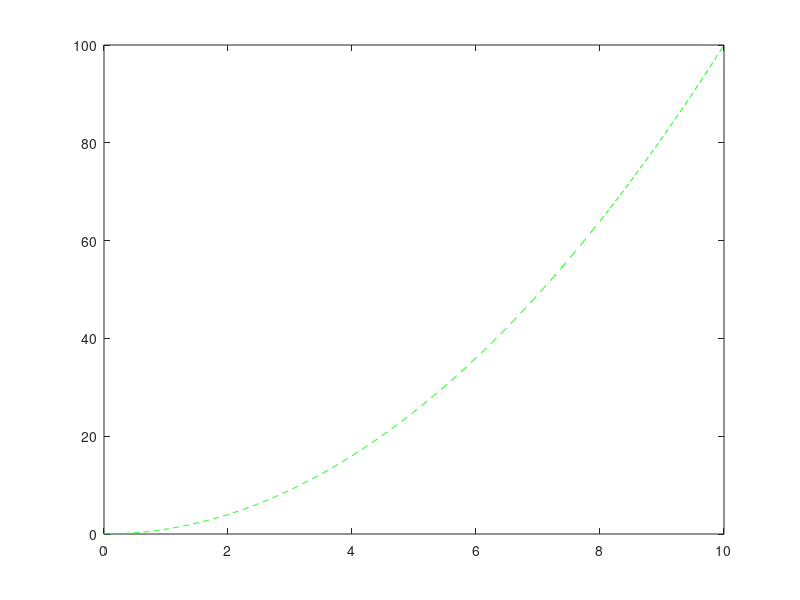

Recreate this plot in MATLAB. (Note: this script raises an error after producing the figure.)
clc; clear; close all;

x=0:.01:10; y=x.^2;
plot(x,y,'--g')

xf=@(theta)cos(theta);
yf=@(theta)sin(theta);
zf=@(theta)theta;
fplot3(xf,yf,zf)

%% histogram
grade=100*rand(32,1);
histogram(grade,10)

%% countour
x=-2:.02:2;
y=-2:.02:2;
[X,Y]=meshgrid(x,y);
Z=X^2+Y^2;
contourf(X,Y,Z,'ShowText','on')
%% Vector fields
clc; clear; close all;
% dy1=-x+y;
% dy2=-x-y;

[X,Y]=meshgrid(-10:10,-10:10);
U=-X+Y;
V=-X-Y;
quiver(X,Y,U,V)
